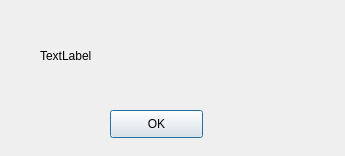
<?xml version="1.0" encoding="UTF-8"?>
<ui version="4.0">
 <class>Dialog</class>
 <widget class="QDialog" name="Dialog">
  <property name="geometry">
   <rect>
    <x>0</x>
    <y>0</y>
    <width>345</width>
    <height>156</height>
   </rect>
  </property>
  <property name="windowTitle">
   <string>Đăng ký thông tin học sinh</string>
  </property>
  <widget class="QLabel" name="label">
   <property name="geometry">
    <rect>
     <x>40</x>
     <y>40</y>
     <width>271</width>
     <height>31</height>
    </rect>
   </property>
   <property name="text">
    <string>TextLabel</string>
   </property>
  </widget>
  <widget class="QPushButton" name="okBtn">
   <property name="geometry">
    <rect>
     <x>110</x>
     <y>110</y>
     <width>93</width>
     <height>28</height>
    </rect>
   </property>
   <property name="text">
    <string>OK</string>
   </property>
  </widget>
 </widget>
 <resources/>
 <connections/>
</ui>
